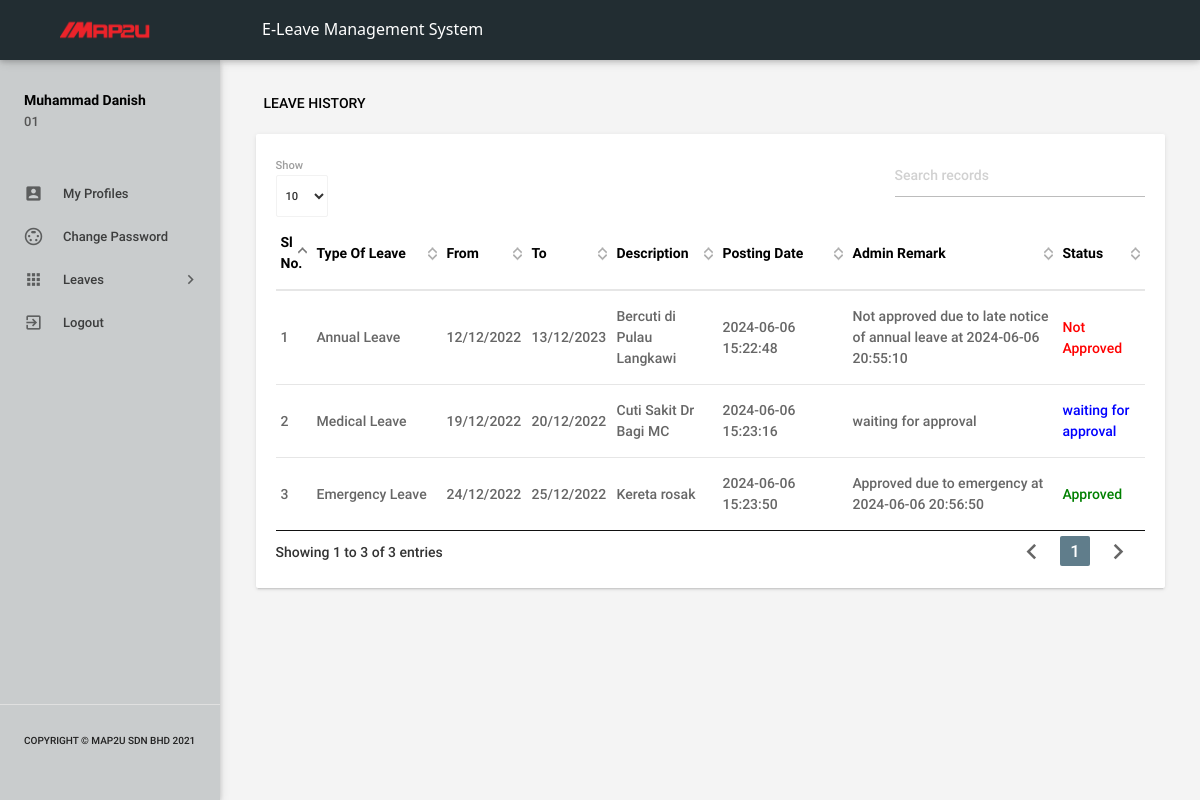
/leavehistory.php (signed in), run on the app's committed database.
### tables this page shows
CREATE TABLE `tblemployees` (
  `id` int NOT NULL,
  `EmpId` varchar(100) NOT NULL,
  `FirstName` varchar(150) NOT NULL,
  `LastName` varchar(150) NOT NULL,
  `EmailId` varchar(200) NOT NULL,
  `Password` varchar(180) NOT NULL,
  `Gender` varchar(100) NOT NULL,
  `Dob` varchar(100) NOT NULL,
  `Department` varchar(255) NOT NULL,
  `Address` varchar(255) NOT NULL,
  `City` varchar(200) NOT NULL,
  `Country` varchar(150) NOT NULL,
  `Phonenumber` char(11) NOT NULL,
  `Status` int NOT NULL,
  `RegDate` timestamp NOT NULL DEFAULT CURRENT_TIMESTAMP
);

CREATE TABLE `tblleaves` (
  `id` int NOT NULL,
  `LeaveType` varchar(110) NOT NULL,
  `ToDate` varchar(120) NOT NULL,
  `FromDate` varchar(120) NOT NULL,
  `Description` mediumtext NOT NULL,
  `PostingDate` timestamp NOT NULL DEFAULT CURRENT_TIMESTAMP,
  `AdminRemark` mediumtext,
  `AdminRemarkDate` varchar(120) DEFAULT NULL,
  `Status` int NOT NULL,
  `IsRead` int NOT NULL,
  `empid` int DEFAULT NULL
);

### leavehistory.php (the view, shortened to what this page needs)
<?php
include('includes/config.php');
if(strlen($_SESSION['emplogin'])==0)
    {
header('location:index.php');
}
else{
 ?>
<!DOCTYPE html>
<html lang="en">
    <head>
        <link type="text/css" rel="stylesheet" href="assets/plugins/materialize/css/materialize.min.css"/>
        <link type="text/css" rel="stylesheet" href="assets/plugins/materialize/css/materialize.css"/>
        <link href="assets/plugins/material-preloader/css/materialPreloader.min.css" rel="stylesheet">
        <link href="assets/plugins/datatables/css/jquery.dataTables.min.css" rel="stylesheet">
        <link href="assets/css/alpha.min.css" rel="stylesheet" type="text/css"/>
        <link href="assets/css/custom.css" rel="stylesheet" type="text/css"/>
         <link href="assets/css/style.css" rel="stylesheet" type="text/css"/>
    </head>
    <body>
       <?php include('includes/header.php');?>
       <?php include('includes/sidebar.php');?>
            <main class="mn-inner">
                <div class="row">
                    <div class="col s12">
                        <div class="page-title" style="color:black;">Leave History</div>
                    </div>
                    <div class="col s12 m12 l12">
                        <div class="card">
                            <div class="card-content">
                                <table id="example" class="display responsive-table ">
                                    <thead>
                                        <tr>
                                            <th style="color: black;">Sl No.</th>
                                            <th style="color: black;" width="120">Type Of Leave</th>
                                            <th style="color: black;">From</th>
                                            <th style="color: black;">To</th>
                                             <th style="color: black;">Description</th>
                                             <th style="color: black;" width="120">Posting Date</th>
                                            <th style="color: black;" width="200">Admin Remark</th>
                                            <th style="color: black;">Status</th>
                                        </tr>
                                    </thead>
                                    <tbody>
<?php
$eid=$_SESSION['eid'];
$sql = "SELECT LeaveType,ToDate,FromDate,Description,PostingDate,AdminRemarkDate,AdminRemark,Status from tblleaves where empid=:eid";
$query = $dbh -> prepare($sql);
$query->bindParam(':eid',$eid,PDO::PARAM_STR);
$query->execute();
$results=$query->fetchAll(PDO::FETCH_OBJ);
$cnt=1;
if($query->rowCount() > 0)
{
foreach($results as $result)
{               ?>
                                        <tr>
                                            <td> <?php echo htmlentities($cnt);?></td>
                                            <td><?php echo htmlentities($result->LeaveType);?></td>
                                            <td><?php echo htmlentities($result->FromDate);?></td>
                                            <td><?php echo htmlentities($result->ToDate);?></td>
                                           <td><?php echo htmlentities($result->Description);?></td>
                                            <td><?php echo htmlentities($result->PostingDate);?></td>
                                            <td><?php if($result->AdminRemark=="")
                                            {
echo htmlentities('waiting for approval');
                                            } else
{
 echo htmlentities(($result->AdminRemark)." "."at"." ".$result->AdminRemarkDate);
}
                                            ?></td>
                                                                                 <td><?php $stats=$result->Status;
if($stats==1){
                                             ?>
                                                 <span style="color: green">Approved</span>
                                                 <?php } if($stats==2)  { ?>
                                                <span style="color: red">Not Approved</span>
                                                 <?php } if($stats==0)  { ?>
 <span style="color: blue">waiting for approval</span>
 <?php } ?>
                                             </td>
                                        </tr>
                                         <?php $cnt++;} }?>
                                    </tbody>
                                </table>
                            </div>
                        </div>
                    </div>
                </div>
            </main>
        </div>
        <div class="left-sidebar-hover"></div>
    </body>
</html>
<?php } ?>

### includes/sidebar.php (shortened to what this page needs)
     <aside id="slide-out" class="side-nav white fixed">
                <div class="side-nav-wrapper">
                    <div class="sidebar-profile">
                        <div class="sidebar-profile-info">
                    <?php
$eid=$_SESSION['eid'];
$sql = "SELECT FirstName,LastName,EmpId from  tblemployees where id=:eid";
$query = $dbh -> prepare($sql);
$query->bindParam(':eid',$eid,PDO::PARAM_STR);
$query->execute();
$results=$query->fetchAll(PDO::FETCH_OBJ);
if($query->rowCount() > 0)
{
foreach($results as $result)
{               ?>
                                <p><?php echo htmlentities($result->FirstName." ".$result->LastName);?></p>
                                <span><?php echo htmlentities($result->EmpId)?></span>
                         <?php }} ?>
                        </div>
                    </div>
                <ul class="sidebar-menu collapsible collapsible-accordion" data-collapsible="accordion">
  <li class="no-padding"><a class="waves-effect waves-grey" href="myprofile.php"><i class="material-icons">account_box</i>My Profiles</a></li>
  <li class="no-padding"><a class="waves-effect waves-grey" href="emp-changepassword.php"><i class="material-icons">settings_input_svideo</i>Change Password</a></li>
                    <li class="no-padding">
                        <a class="collapsible-header waves-effect waves-grey"><i class="material-icons">apps</i>Leaves<i class="nav-drop-icon material-icons">keyboard_arrow_right</i></a>
                    </li>
                  <li class="no-padding">
                                <a class="waves-effect waves-grey" href="logout.php"><i class="material-icons">exit_to_app</i>Logout</a>
                            </li>
                </ul>
                <div class="footer">
                    <p class="copyright">COPYRIGHT © MAP2U SDN BHD 2021</p>
                </div>
                </div>
            </aside>

### data on the page
tblemployees: FirstName+LastName "Muhammad Danish", EmpId "01"
tblleaves: LeaveType "Annual Leave", FromDate "12/12/2022", ToDate "13/12/2023", Description "Bercuti di Pulau Langkawi", PostingDate "2024-06-06 15:22:48", AdminRemark+AdminRemarkDate "Not approved due to late notice of annual leave at 2024-06-06 20:55:10", Status "Not Approved"
tblleaves: LeaveType "Medical Leave", FromDate "19/12/2022", ToDate "20/12/2022", Description "Cuti Sakit Dr Bagi MC", PostingDate "2024-06-06 15:23:16", Status "waiting for approval"
tblleaves: LeaveType "Emergency Leave", FromDate "24/12/2022", ToDate "25/12/2022", Description "Kereta rosak", PostingDate "2024-06-06 15:23:50", AdminRemark+AdminRemarkDate "Approved due to emergency at 2024-06-06 20:56:50", Status "Approved"
